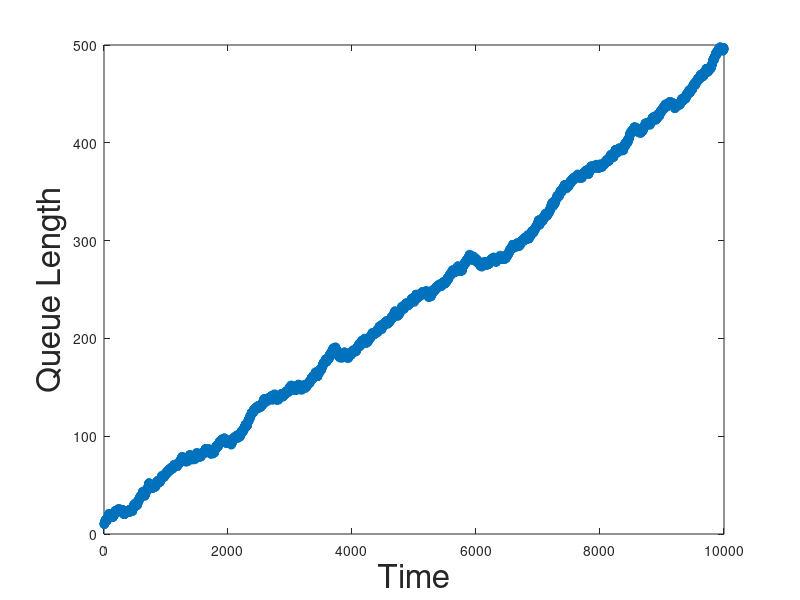

Here is the MATLAB script that generated this plot: (Note: this script raises an error after producing the figure.)
% Queue lengths for priority max weight for Bernoulli arrivals for the
% unstable case.
% Figure 3


clc; clear all; close all;


N = 10000;    % Number of time slots for which the algorithm is run
T = 3;       % Impatience time of Person A


% Initializations
a1 = zeros(N,1);
a2 = zeros(N,1);
Q1 = zeros(N,1);
Q2 = zeros(N,1);

% Initial value
Q1(1) = 10; Q2(1) = 10;

% Bernoulli arrival rates
p1 = 0.6;  p2 =  0.5;


%% Allocation

for t = 1: N-1
    
    if rand(1)<p1
        a1(t+1) = 1;
    end
    
    if rand(1)<p2
        a2(t+1) = 1;
    end
    
    b1 = 0; b2 = 0; % Allocation
    
    
    % Priority max weight
    if mod(t,T) == 1
        b1 = 1;
    elseif Q1(t) >= Q2(t)
        b1 = 1;
    else b2 = 1;
        
    end
    
    Q1(t+1) = max(Q1(t)-b1,0) + a1(t+1);
    
    Q2(t+1) = max(Q2(t)-b2,0) + a2(t+1);
    
    
end


%% Figures


figure; plot(Q1,'o'); %title('Q1','fontsize',24)
xlabel('Time','fontsize',24)
ylabel('Queue Length','fontsize',24)
export_fig Bernoulli_3.pdf -transparent

figure; plot(Q2,'o'); %title('Q2','fontsize',24)
xlabel('Time','fontsize',24)
ylabel('Queue Length','fontsize',24)
export_fig Bernoulli_4.pdf -transparent
